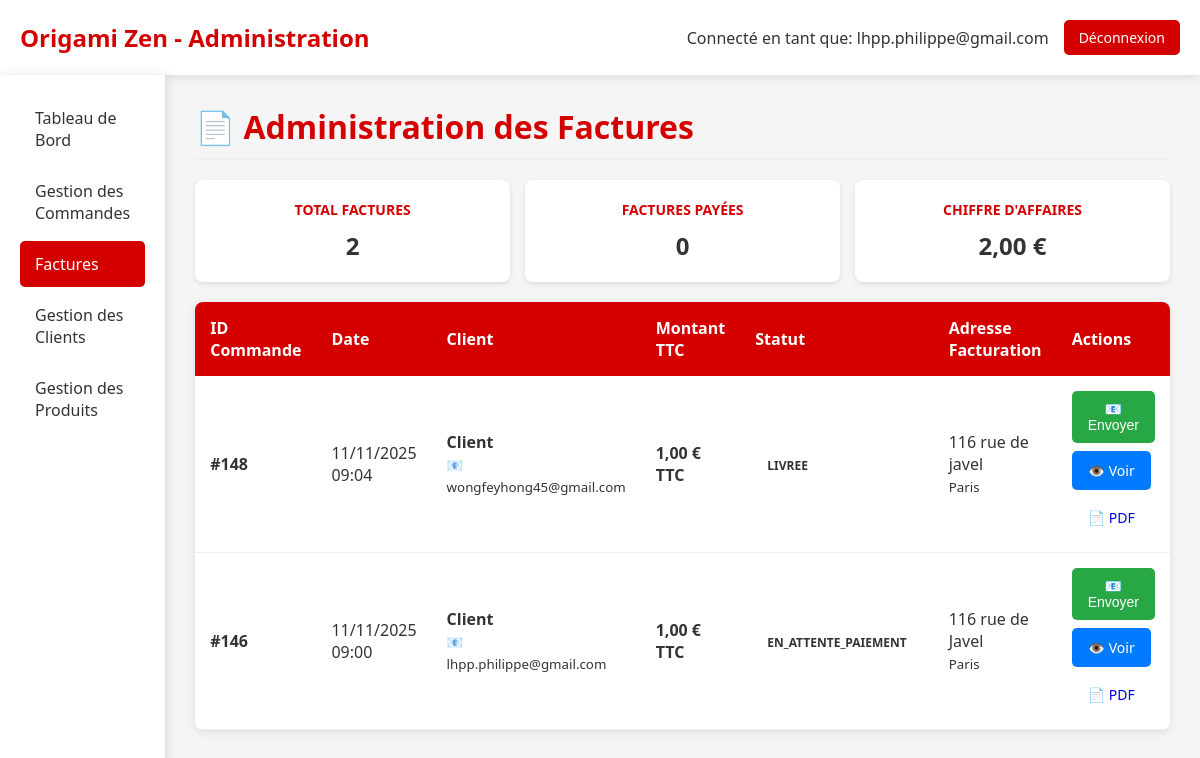
/admin_factures.php (signed in), run on an earlier commit of the app's database.
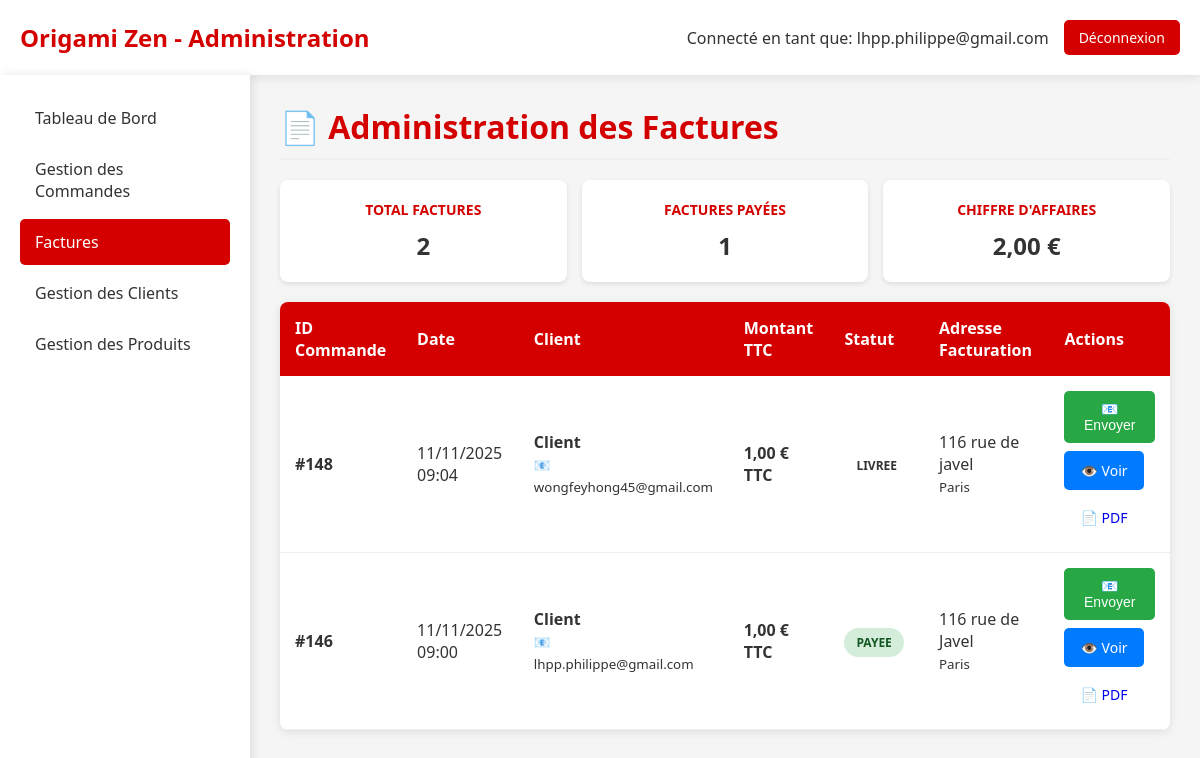
And on a later commit of the database.
### tables this page shows
CREATE TABLE IF NOT EXISTS `commande` (
  `idCommande` bigint NOT NULL AUTO_INCREMENT,
  `idClient` bigint NOT NULL,
  `idAdresseLivraison` bigint NOT NULL,
  `idAdresseFacturation` bigint DEFAULT NULL,
  `dateCommande` datetime NOT NULL,
  `modeReglement` varchar(20) NOT NULL DEFAULT 'CB',
  `delaiLivraison` date NOT NULL,
  `fraisDePort` double NOT NULL,
  `montantTotal` double NOT NULL,
  `statut` enum('en_attente','en_attente_paiement','payee','confirmee','expediee','livree','annulee') NOT NULL DEFAULT 'en_attente',
  `statut_paiement` enum('en_attente','payee','echec','annulee','rembourse') DEFAULT 'en_attente',
  `idPaiement` int DEFAULT NULL,
  `visible` tinyint(1) DEFAULT '1',
  PRIMARY KEY (`idCommande`),
  KEY `Commande_idClient_FK` (`idClient`),
  KEY `Commande_idAdresseLivraison_FK` (`idAdresseLivraison`),
  KEY `idAdresseFacturation` (`idAdresseFacturation`)
);

CREATE TABLE IF NOT EXISTS `client` (
  `idClient` bigint NOT NULL AUTO_INCREMENT,
  `email` varchar(50) NOT NULL,
  `motDePasse` varchar(255) NOT NULL,
  `nom` varchar(50) DEFAULT NULL,
  `prenom` varchar(50) DEFAULT NULL,
  `telephone` varchar(20) DEFAULT NULL,
  `email_confirme` tinyint(1) DEFAULT '0',
  `token_confirmation` varchar(64) DEFAULT NULL,
  `token_expires` datetime DEFAULT NULL,
  `type` enum('temporaire','permanent') DEFAULT 'temporaire',
  `date_creation` datetime DEFAULT CURRENT_TIMESTAMP,
  `session_id` varchar(128) DEFAULT NULL,
  PRIMARY KEY (`idClient`),
  KEY `idx_client_type` (`type`),
  KEY `idx_client_session` (`session_id`),
  KEY `idx_client_date` (`date_creation`)
);

CREATE TABLE IF NOT EXISTS `adresse` (
  `idAdresse` bigint NOT NULL AUTO_INCREMENT,
  `idClient` bigint NOT NULL,
  `nom` varchar(50) NOT NULL,
  `prenom` varchar(50) NOT NULL,
  `adresse` varchar(50) NOT NULL,
  `codePostal` varchar(50) NOT NULL,
  `ville` varchar(50) NOT NULL,
  `pays` varchar(50) NOT NULL,
  `telephone` varchar(50) NOT NULL,
  `instructions` varchar(255) DEFAULT NULL,
  `societe` varchar(50) DEFAULT NULL,
  `type` varchar(20) DEFAULT 'livraison',
  `dateCreation` datetime DEFAULT CURRENT_TIMESTAMP,
  PRIMARY KEY (`idAdresse`),
  KEY `Adresse_idClient_FK` (`idClient`)
);

### admin_factures.php (the view, shortened to what the changed rows need)
<?php
$host = 'localhost';
$dbname = 'origami';
$username = 'root';
$password = '';
try {
    $pdo = new PDO("mysql:host=$host;dbname=$dbname;charset=utf8", $username, $password);
    $pdo->setAttribute(PDO::ATTR_ERRMODE, PDO::ERRMODE_EXCEPTION);
} catch (PDOException $e) {
    die("Erreur de connexion à la base de données: " . $e->getMessage());
}
$stmt = $pdo->prepare("
    SELECT
        c.idCommande,
        c.dateCommande,
        c.montantTotal,
        c.statut,
        cl.nom,
        cl.prenom,
        cl.email,
        a_fact.adresse as adresse_facturation,
        a_fact.ville as ville_facturation,
        a_liv.adresse as adresse_livraison,
        a_liv.ville as ville_livraison
    FROM Commande c
    JOIN Client cl ON c.idClient = cl.idClient
    JOIN Adresse a_fact ON c.idAdresseFacturation = a_fact.idAdresse
    JOIN Adresse a_liv ON c.idAdresseLivraison = a_liv.idAdresse
    ORDER BY c.dateCommande DESC
");
$stmt->execute();
$commandes = $stmt->fetchAll(PDO::FETCH_ASSOC);
?>
<!DOCTYPE html>
<html lang="fr">
<head>
</head>
<body>
    <div class="header">
        <div class="logo">
            <h1>Origami Zen - Administration</h1>
        </div>
    </div>
    <div class="container">
        <div class="main-content">
            <h1 class="page-title">📄 Administration des Factures</h1>
            <div class="stats-grid">
                <div class="stat-card">
                    <h3>Factures Payées</h3>
                    <div class="number">
                        <?= count(array_filter($commandes, function($cmd) { return $cmd['statut'] === 'payee'; })) ?>
                    </div>
                </div>
            </div>
            <table class="table-commandes">
                <thead>
                    <tr>
                        <th>ID Commande</th>
                        <th>Date</th>
                        <th>Client</th>
                        <th>Montant TTC</th>
                        <th>Statut</th>
                        <th>Adresse Facturation</th>
                        <th>Actions</th>
                    </tr>
                </thead>
                <tbody>
                    <?php foreach ($commandes as $commande): ?>
                        <tr>
                            <td><strong>#<?= $commande['idCommande'] ?></strong></td>
                            <td><?= date('d/m/Y H:i', strtotime($commande['dateCommande'])) ?></td>
                            <td>
                                <strong><?= htmlspecialchars($commande['prenom']) ?> <?= htmlspecialchars($commande['nom']) ?></strong><br>
                                <small>📧 <?= htmlspecialchars($commande['email']) ?></small>
                            </td>
                            <td><strong><?= number_format($commande['montantTotal'], 2, ',', ' ') ?> € TTC</strong></td>
                            <td>
                                <span class="statut statut-<?= $commande['statut'] ?>">
                                    <?= $commande['statut'] ?>
                                </span>
                            </td>
                            <td>
                                <?= htmlspecialchars($commande['adresse_facturation']) ?><br>
                                <small><?= htmlspecialchars($commande['ville_facturation']) ?></small>
                            </td>
                            <td>
                                <div class="actions-cell">
                                    <form method="POST" class="form-inline">
                                        <button type="submit" class="btn btn-success" onclick="return confirm('Envoyer la facture #<?= $commande['idCommande'] ?> à <?= htmlspecialchars($commande['email']) ?> ?')">
                                            📧 Envoyer
                                        </button>
                                    </form>
                                    <a href="admin_factures.php?action=generer&id=<?= $commande['idCommande'] ?>" class="btn btn-primary" target="_blank">
                                        👁️ Voir
                                    </a>
                                    <a href="generer_facture.php?id=<?= $commande['idCommande'] ?>" class="btn btn-warning" target="_blank">
                                        📄 PDF
                                    </a>
                                </div>
                            </td>
                        </tr>
                    <?php endforeach; ?>
                </tbody>
            </table>
        </div>
    </div>
</body>
</html>

What changed in the data, as far as the page shows it:
changed commande "116 rue de Javel": statut "EN_ATTENTE_PAIEMENT" → "PAYEE"
Also different on the page:
text no longer shown: "0"
text now shown: "1"
